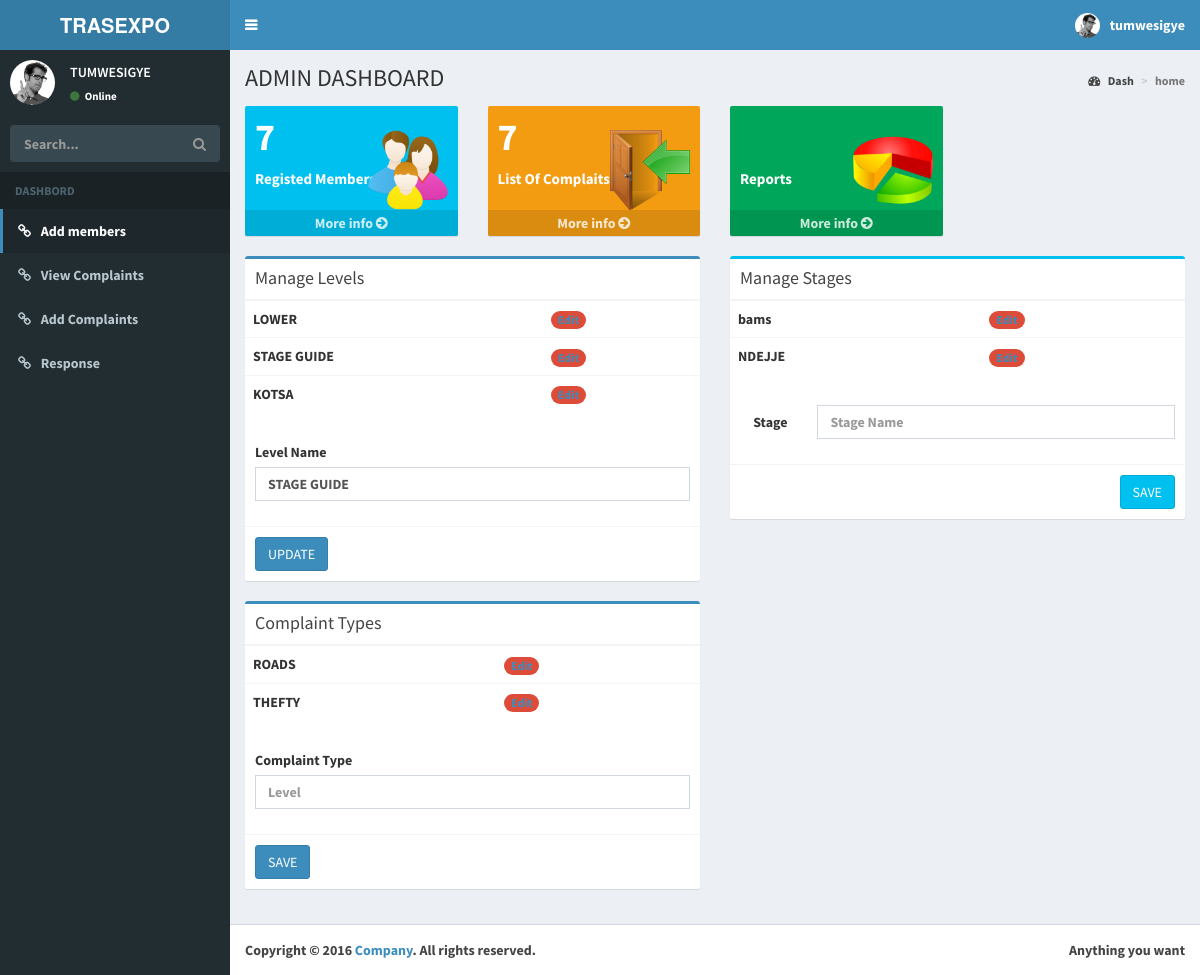
Page /admin.php?page=ds&levid=7 (signed in) on the committed database.
### tables this page shows
CREATE TABLE IF NOT EXISTS `user_levels` (
  `usr_id` int(100) NOT NULL AUTO_INCREMENT,
  `usr_leve` varchar(100) NOT NULL DEFAULT 'LOWER',
  PRIMARY KEY (`usr_id`),
  UNIQUE KEY `usr_leve` (`usr_leve`)
);

CREATE TABLE IF NOT EXISTS `complain_types` (
  `cop_id` int(100) NOT NULL AUTO_INCREMENT,
  `cop_type` varchar(100) NOT NULL,
  PRIMARY KEY (`cop_id`)
);

CREATE TABLE IF NOT EXISTS `stages` (
  `st_id` int(100) NOT NULL AUTO_INCREMENT,
  `st_name` varchar(100) NOT NULL,
  PRIMARY KEY (`st_id`),
  UNIQUE KEY `st_name` (`st_name`)
);

### admin.php (the view, shortened to what this page needs)
<!DOCTYPE html>
<html>
<head>
  <link rel="stylesheet" href="bootstrap/css/bootstrap.min.css">
  <link rel="stylesheet" href="https://cdnjs.cloudflare.com/ajax/libs/font-awesome/4.5.0/css/font-awesome.min.css">
  <link rel="stylesheet" href="https://cdnjs.cloudflare.com/ajax/libs/ionicons/2.0.1/css/ionicons.min.css">
  <link rel="stylesheet" href="dist/css/AdminLTE.min.css">
  <link rel="stylesheet" href="dist/css/skins/skin-blue.min.css">
</head>
<body class="hold-transition skin-blue sidebar-mini">
<div class="wrapper">
  <header class="main-header">
    <a href="admin.php" class="logo">
      <span class="logo-mini"><b>TRAS</span>
      <span class="logo-lg"><b>TRAS</b>EXPO</span>
    </a>
    <nav class="navbar navbar-static-top" role="navigation">
      <a href="#" class="sidebar-toggle" data-toggle="offcanvas" role="button">
      </a>
      <div class="navbar-custom-menu">
        <ul class="nav navbar-nav">
          <li class="dropdown user user-menu">
            <a href="#" class="dropdown-toggle" data-toggle="dropdown">
              <img src="dist/img/user2-160x160.jpg" class="user-image" alt="User Image">
              <span class="hidden-xs"><?php echo"  ".strtolower($_SESSION['useradmin']['adm_name']);?></span>
            </a>
          </li>
        </ul>
      </div>
    </nav>
  </header>
  <aside class="main-sidebar">
    <section class="sidebar">
      <div class="user-panel">
        <div class="pull-left image">
          <img src="dist/img/user2-160x160.jpg" class="img-circle" alt="User Image">
        </div>
        <div class="pull-left info">
          <p><?php echo"  ".strtoupper($_SESSION['useradmin']['adm_name']);?></p>
          <a href="#"><i class="fa fa-circle text-success"></i> Online</a>
        </div>
      </div>
      <form action="#" method="get" class="sidebar-form">
        <div class="input-group">
          <input type="text" name="q" class="form-control" placeholder="Search...">
              <span class="input-group-btn">
                <button type="submit" name="search" id="search-btn" class="btn btn-flat"><i class="fa fa-search"></i>
                </button>
              </span>
        </div>
      </form>
      <ul class="sidebar-menu">
        <li class="header">DASHBORD</li>
        <li class="active"><a href="admin.php?page=aemp"><i class="fa fa-link"></i> <span>Add members</span></a></li>
        <li><a href="admin.php?page=vemp"><i class="fa fa-link"></i> <span>View Complaints</span></a></li>
		<li><a href="admin.php?page=add_comp"><i class="fa fa-link"></i> <span>Add Complaints</span></a></li>
		<li><a href="admin.php?page=add_resp"><i class="fa fa-link"></i> <span>Response</span></a></li>
      </ul>
    </section>
  </aside>
  <div class="content-wrapper">
    <section class="content-header">
      <h1>
        ADMIN DASHBOARD
      </h1>
      <ol class="breadcrumb">
        <li><a href="admin.php?page=ds"><i class="fa fa-dashboard"></i> Dash</a></li>
        <li class="active">home</li>
      </ol>
    </section>
    <section class="content">
	  				 <?php
	$page=$_GET['page'];
 switch ($page){
		default:
		dash_b();
		break;
}
?>
    </section>
  </div>
  <footer class="main-footer">
    <div class="pull-right hidden-xs">
      Anything you want
    </div>
    <strong>Copyright &copy; 2016 <a href="#">Company</a>.</strong> All rights reserved.
  </footer>
</div>
</body>
</html>
  <?php  function dash_b(){ ?>
  <?php
$result_coun = mysql_query("SELECT Count( * ) AS toto FROM clients");
if($nopple = mysql_fetch_array($result_coun)){
	$Members = $nopple['toto'];
}
$result_coun = mysql_query("Select  Count(com_id) As toto From  complaints");
if($nopple = mysql_fetch_array($result_coun)){
	$complaints = $nopple['toto'];
}
  ?>
  <div class="row">
        <div class="col-lg-3 col-xs-6">
          <div class="small-box bg-aqua">
            <div class="inner">
              <h3><?php echo $Members; ?></h3>
              <p>Registed Members</p>
            </div>
            <div class="icon">
			<img height="80" width="80" src="img/rented.png"></a>
            </div>
            <a href="admin.php?page=aemp" class="small-box-footer">More info <i class="fa fa-arrow-circle-right"></i></a>
          </div>
        </div>
        <div class="col-lg-3 col-xs-6">
          <div class="small-box bg-yellow">
            <div class="inner">
              <h3><?php echo $complaints; ?></h3>
              <p>List Of Complaits</p>
            </div>
            <div class="icon">
             <img height="80" width="80" src="img/room.png"></a>
            </div>
            <a href="admin.php?page=vemp" class="small-box-footer">More info <i class="fa fa-arrow-circle-right"></i></a>
          </div>
        </div>
		<div class="col-lg-3 col-xs-6">
          <div class="small-box bg-green">
            <div class="inner">
              <h3>&nbsp;</h3>
              <p>Reports</p>
            </div>
            <div class="icon">
             <img height="80" width="80" src="img/report.png"></a>
            </div>
            <a href="admin.php?page=repot" class="small-box-footer">More info <i class="fa fa-arrow-circle-right"></i></a>
          </div>
        </div>
      </div>
  <div class="row">
   <div class="col-md-6">
          <div class="box box-primary">
            <div class="box-header with-border">
              <h3 class="box-title">Manage Levels</h3>
            </div>
			<table class="table">
			<?php
$result = mysql_query("SELECT * FROM user_levels ORDER BY usr_id ASC");
while($row = mysql_fetch_array($result))
  {
?>       		<tr>
                  <td><?php echo $row['usr_leve']; ?></td>
                  <td><span class="badge bg-red"><a href="admin.php?page=ds&levid=<?php echo $row['usr_id']; ?>" class="small-box-footer">Edit </a></span></td>
                </tr>
				<?php  }
					?>
			</table>
<?php
$level="";
$button_text = "SAVE";
if(isset($_GET['levid']) && $_GET['levid'] != ''){
$ids =$_GET['levid'];
$result_location = mysql_query("SELECT * FROM user_levels where usr_id= $ids");
if($row = mysql_fetch_array($result_location)){
$level = $row['usr_leve'];
$button_text = "UPDATE";
}
}
?>
            <form role="form" method="post">
              <div class="box-body">
                <div class="form-group">
                  <label for="exampleInputEmail1">Level Name</label>
                  <input type="text" class="form-control" value="<?php echo $level;?>" id="leveln"  name="leveln" required placeholder="Level">
                </div>
              </div>
              <div class="box-footer">
                <button type="submit" class="btn btn-primary" name="addlevel"><?php echo $button_text; ?></button>
              </div>
            </form>
          </div>
		   <div class="box box-primary">
            <div class="box-header with-border">
              <h3 class="box-title">Complaint Types</h3>
            </div>
			<table class="table">
			<?php
$result = mysql_query("SELECT * FROM complain_types ORDER BY cop_id ASC");
while($row = mysql_fetch_array($result))
  {
?>       		<tr>
                  <td><?php echo $row['cop_type']; ?></td>
                  <td><span class="badge bg-red"><a href="admin.php?page=ds&copid=<?php echo $row['cop_id']; ?>" class="small-box-footer">Edit </a></span></td>
                </tr>
				<?php  }
					?>
			</table>
<?php
$coptyp="";
$button_text = "SAVE";
?>
            <form role="form" method="post">
              <div class="box-body">
                <div class="form-group">
                  <label for="exampleInputEmail1">Complaint Type</label>
                  <input type="text" class="form-control" value="<?php echo $coptyp;?>" id="complain"  name="complain" required placeholder="Level">
                </div>
              </div>
              <div class="box-footer">
                <button type="submit" class="btn btn-primary" name="addcop"><?php echo $button_text; ?></button>
              </div>
            </form>
          </div>
		  </div>
        <div class="col-md-6">
          <div class="box box-info">
            <div class="box-header with-border">
              <h3 class="box-title">Manage Stages</h3>
            </div>
			<table class="table">
										<?php
				$result = mysql_query("SELECT * FROM stages");
				while($row = mysql_fetch_array($result))
				  {
				?>
                <tr>
                  <td><?php echo $row['st_name']; ?></td>
                  <td><span class="badge bg-red"><a href="admin.php?page=ds&stgid=<?php echo $row['st_id']; ?>" class="small-box-footer">Edit </a></span></td>
                </tr>
				<?php   } ?>
			</table>
<?php
$stlevel="";
$button_text = "SAVE";
?>
            <form class="form-horizontal" method="post">
              <div class="box-body">
                <div class="form-group">
                  <label for="inputEmail3" class="col-sm-2 control-label">Stage </label>
                  <div class="col-sm-10">
                    <input type="text" class="form-control" id="stgname" name="stgname"  value="<?php echo $stlevel;?>" placeholder="Stage Name">
                  </div>
                </div>
              </div>
              <div class="box-footer">
                <button type="submit" class="btn btn-info pull-right" name="addstg"><?php echo $button_text; ?></button>
              </div>
            </form>
          </div>
		   </div>
   </div>
    <?php  } ?>

### rows in the picture
user_levels: usr_leve "LOWER"
user_levels: usr_leve "STAGE GUIDE", leveln "STAGE GUIDE"
user_levels: usr_leve "KOTSA"
complain_types: cop_type "ROADS"
complain_types: cop_type "THEFTY"
stages: st_name "bams"
stages: st_name "NDEJJE"

### other values in the picture
$_SESSION['useradmin']['adm_name'] "tumwesigye"
$_SESSION['useradmin']['adm_name'] "TUMWESIGYE"
$Members "7"
$complaints "7"
$button_text "UPDATE"
$button_text "SAVE"
